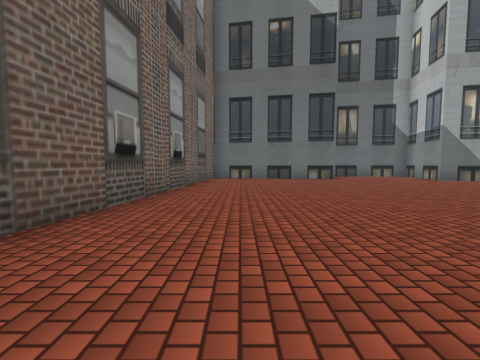
[1] (above)

24 first-person views from a walk through a scene from a Unity 3-D project. The camera is 1.2 m above the floor, tilts 4° down and sees 90° across. The floor is counted in squares, 2 m on a side. Each view is taken from the middle of a square. On the plan, view 1 faces up. The plan holds only what a view shows up to about 9 squares ahead; the rest is blank. The place goes on beyond the plan. The player character is not drawn. Some surface patterns are stand-ins.

[2]
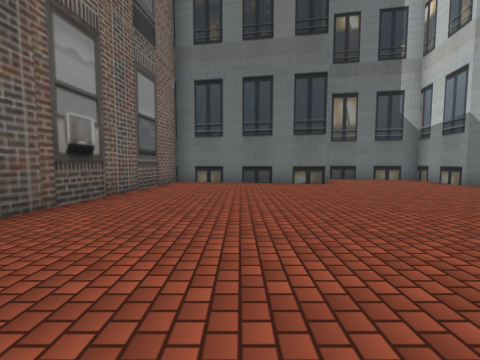

[3]
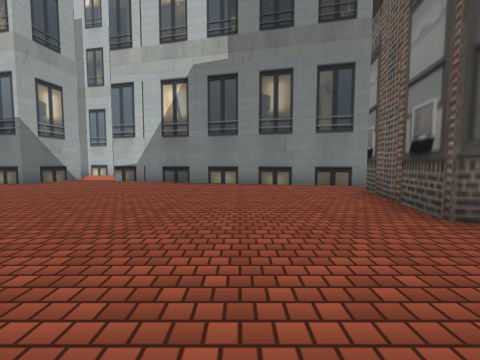

[4]
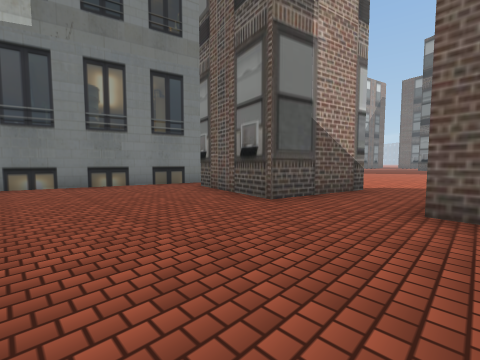

[5]
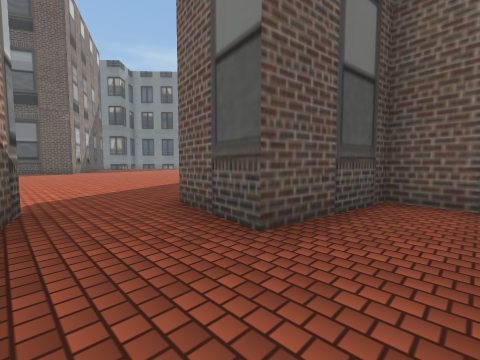

[6]
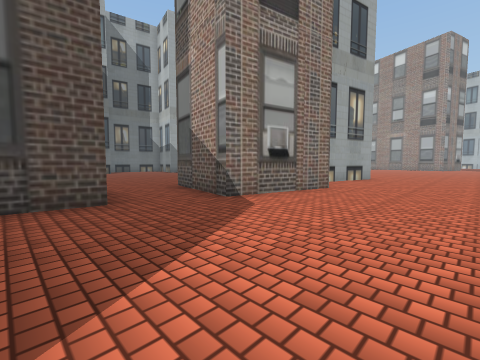

[7]
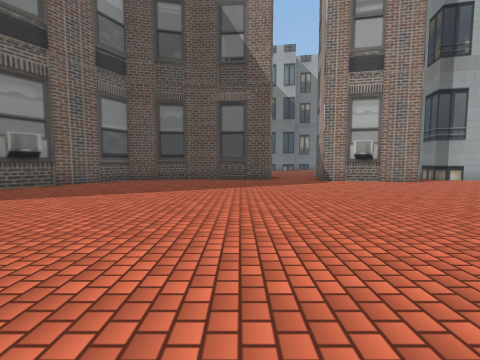

[8]
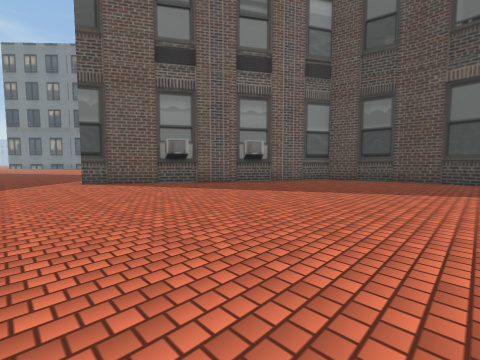

[9]
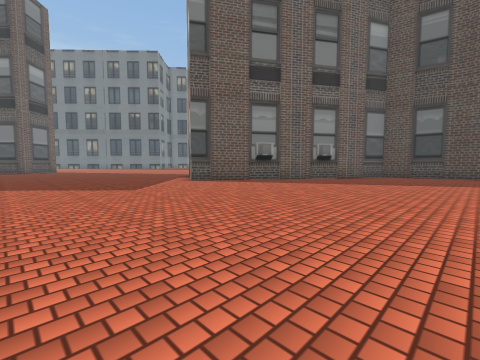

[10]
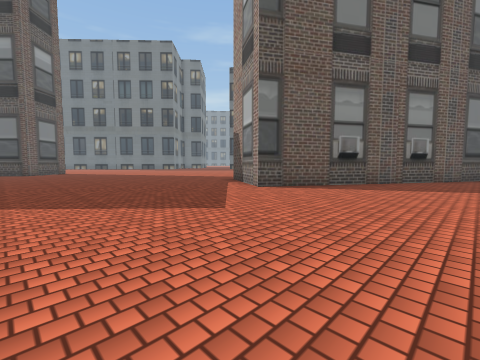

[11]
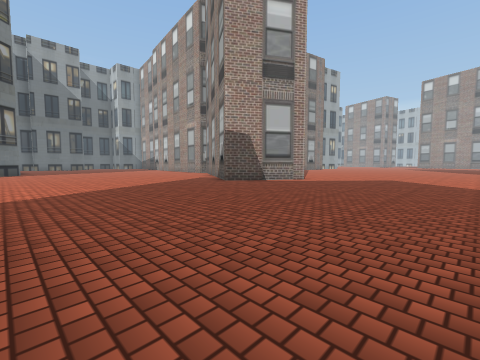

[12]
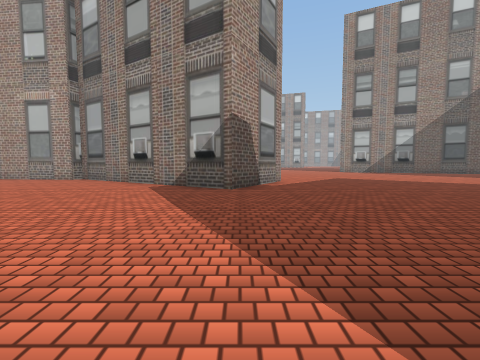

[13]
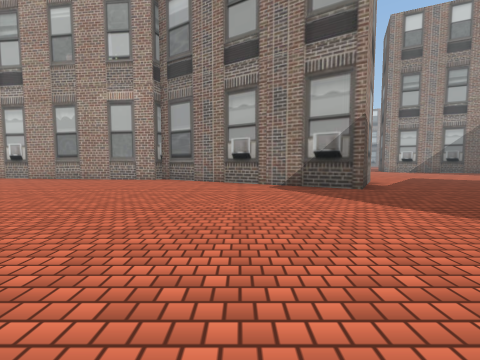

[14]
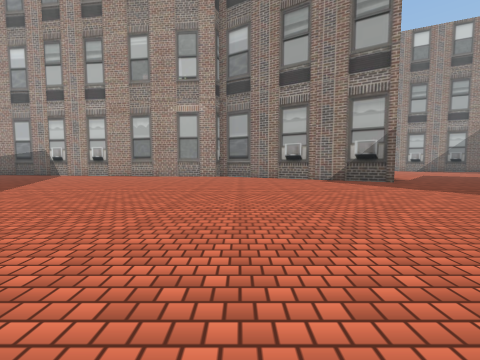

[15]
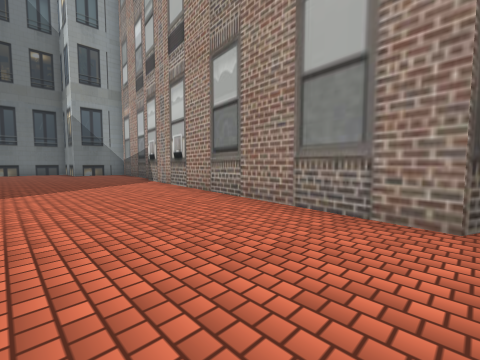

[16]
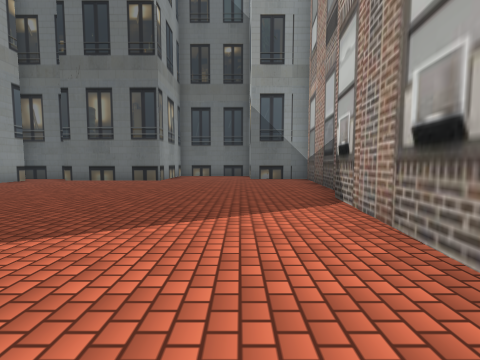

[17]
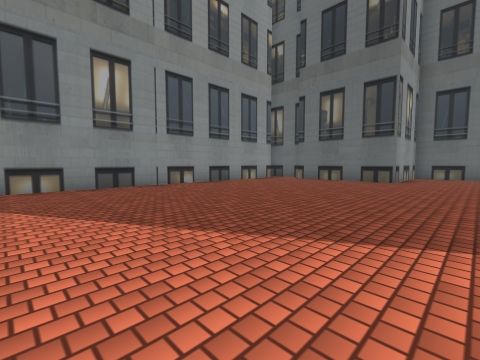

[18]
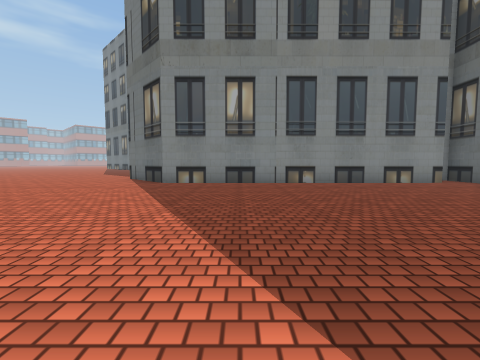

[19]
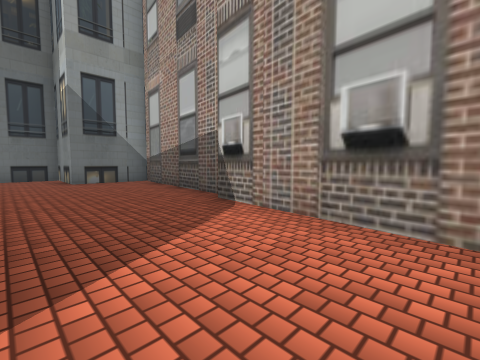

[20]
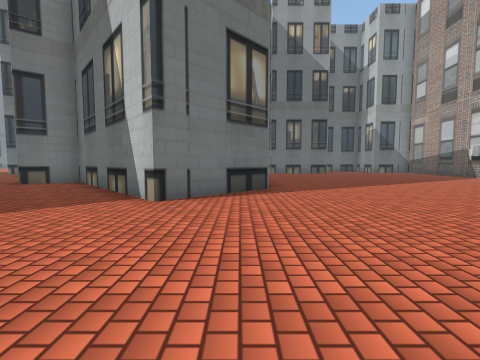

[21]
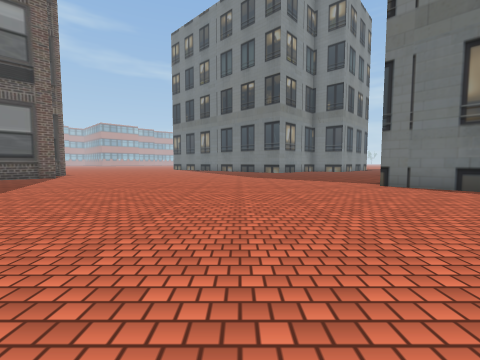

[22]
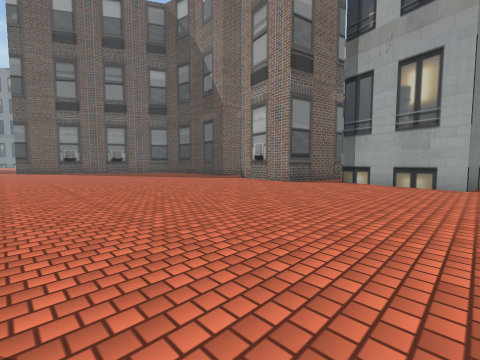

[23]
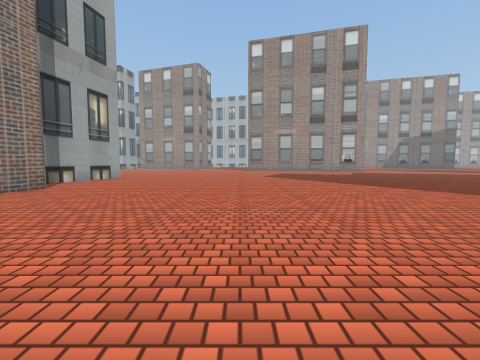

[24]
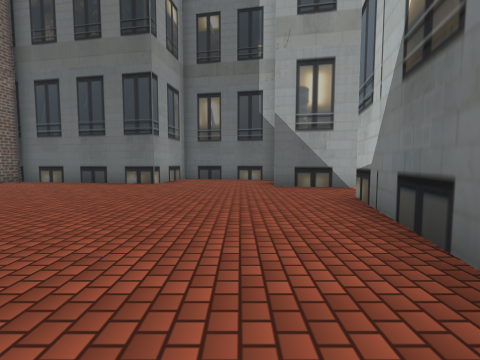

### Floor plan
Points are (right, up) in squares from view 1. A wall is a line through its corners. A room is listed if a view was taken in it or the views show most of it. See-through windows are left out.
Room 1 (views 1, 2, 3, 4, 5, 24)
walls: (3.9, 11.1) (3.5, 9) (-1, 9.8) (-2.2, 0) (0.4, -0.3) (0.1, -2.2); (2.1, -1.6) (2.4, -0.2) (5.2, -0.8); (9, 8) (6.9, 8.4) (7.3, 10.6) (4.7, 11); (6, -2.4) (8.1, 6.3)
ways out: opening at (1, -2) to room 2
Room 2 (views 6, 7, 8, 9, 10, 11, 12, 13, 14, 15, 16, 17, 18, 19, 20, 21, 22, 23)
walls: (-4.8, -2.5) (-9, -9.4) (-11.5, -7.8) (-8, -2.1) (-8.3, -1.9) (-7.3, 6.2); (0.1, -2.2) (-2.6, -2) (-5, -2.5); (-21.1, -11.8) (-20.4, -12.5); (5.2, -0.8) (4.7, -3.4) (1.8, -2.8) (2.1, -1.6); (-7, 6.5) (-6.5, 11.1) (-8.6, 11.1) (-8.6, 11.6); (8.8, -3.1) (6, -2.4); (-11.8, 11.5) (-11.8, 10.4) (-15.1, 10.4); (-16.3, 10.3) (-16.3, 1.7) (-18.3, -0.3) (-21.6, 3.1); (-16, 11.1) (-17.3, 11.1)
ways out: opening at (1, -2) to room 1

Where each view was taken, in squares from view 1:
view 1: 0 up, 0 right, facing up
view 2: 2 up, 1 right, facing up
view 3: 2 up, 0 right, facing right
view 4: 3 up, 0 right, facing down-right
view 5: 1 up, 2 right, facing down-left
view 6: 6 down, 1 left, facing up-right
view 7: 11 down, 1 left, facing up
view 8: 11 down, 1 left, facing up-left
view 9: 14 down, 2 left, facing up-left
view 10: 14 down, 5 left, facing up-left
view 11: 14 down, 17 left, facing up-right
view 12: 8 down, 17 left, facing right
view 13: 5 down, 17 left, facing right
view 14: 3 down, 19 left, facing right
view 15: 2 down, 11 left, facing up-right
view 16: 2 up, 9 left, facing up
view 17: 2 up, 10 left, facing up-left
view 18: 4 up, 9 left, facing left
view 19: 3 up, 10 left, facing up-right
view 20: 4 down, 17 left, facing up
view 21: 4 down, 12 left, facing left
view 22: 10 down, 9 right, facing up-left
view 23: 8 down, 1 left, facing right
view 24: 2 up, 6 right, facing up
